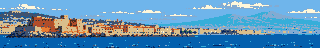
#> input picture assets/source/panorama-0.png, 320 x 48 px; its folder holds 4 pictures in this run
$ python generate_assets.py
#> lines starting #> are read from the running program, lines starting #| are printed output that depends on the picture
#!/usr/bin/env python3
"""Generate src/assets.h: the indexed palette, the five graded Bay of Naples
venues, the far-coast horizon profile, the logotype and the cup.

The PRG32 ESP32-C6 framebuffer holds one 8-bit palette index per pixel.
FairWind draws every fill with prg32_gfx_rect_indexed/pixel_indexed, so a fill
colour can sit in any of the 256 entries. Text is the exception: the firmware
font call takes RGB565 colours and quantises them to a cell of the 6x6x6 system
cube (prg32_gfx_index_for_rgb565_unlocked). Each text colour is therefore
written into its own cube cell, so the QEMU (RGB565) and ESP32-C6 (indexed)
displays show the same shade; no two text colours may share a cell.

Each venue reloads a block of palette entries: its sky, sea, haze, sun, glint
and panorama colours, graded to the light of that race day (morning at Santa
Lucia to sunset for the Naples final). Four glint entries are rotated every
few frames by the game, a classic indexed-colour shimmer on the water.
"""
from __future__ import annotations

import math
from pathlib import Path

from PIL import Image, ImageDraw

ROOT = Path(__file__).resolve().parents[1]
OUT = ROOT / "src" / "assets.h"
GEN = ROOT / "assets" / "generated"
SRC = ROOT / "assets" / "source"

NAMED = (0x0000, 0xFFFF, 0xF800, 0x07E0, 0x001F, 0xFFE0, 0x07FF, 0xF81F)


def rgb565(c):
    r, g, b = c
    return ((r >> 3) << 11) | ((g >> 2) << 5) | (b >> 3)


def rgb888(v):
    r, g, b = (v >> 11) & 31, (v >> 5) & 63, v & 31
    return ((r * 527 + 23) >> 6, (g * 259 + 33) >> 6, (b * 527 + 23) >> 6)


# [8 lines left out: function cube_index, not called in this run]


def mix(a, b, t):
    return tuple(int(round(x + (y - x) * t)) for x, y in zip(a, b))


def ramp(stops, n):
    """n colours interpolated through (position, colour) stops."""
#> called with n = 12
    out = []
    for i in range(n):
        p = i / (n - 1) if n > 1 else 0
        for (p0, c0), (p1, c1) in zip(stops, stops[1:]):
            if p0 <= p <= p1:
                out.append(mix(c0, c1, (p - p0) / (p1 - p0) if p1 > p0 else 0))
                break
    return out


# ------------------------------------------------------------- palette --
# Text colours: foreground and background of every prg32_gfx_text8 call.
TEXT = {
    "BLACK": (0, 0, 0),
    "WHITE": (255, 255, 255),
    "GOLD": (255, 204, 64),
    "CYAN": (100, 220, 246),
    "GREEN": (110, 228, 120),
    "RED": (246, 78, 70),
    "GREY": (150, 162, 182),
    "NAVY": (14, 26, 62),
    "HDR": (6, 12, 34),
    "SEL": (40, 70, 140),
    "INK": (60, 94, 124),
    # Team colours double as text (HUD kite name, lobby, results).
    "TEAM0": (40, 196, 220),
    "TEAM1": (232, 40, 48),
    "TEAM2": (142, 92, 232),
    "TEAM3": (248, 176, 20),
}

# Fill-only colours shared by every screen.
FIXED = {
    "PANEL_HI": (60, 92, 160), "PANEL_LO": (4, 8, 22), "PANEL": (20, 36, 82),
    "HULL_L": (196, 26, 32), "HULL_D": (118, 10, 20), "HULL_K": (60, 8, 12),
    "DECK_L": (232, 220, 186), "DECK_D": (170, 150, 116), "COCKPIT": (96, 82, 66),
    "CLOTH_L": (246, 244, 232), "CLOTH_D": (190, 194, 196), "CLOTH_LUFF": (150, 160, 184),
    "BATTEN": (160, 160, 150), "SPAR": (34, 34, 40),
    "TEAMD0": (16, 112, 140), "TEAMD1": (130, 22, 34), "TEAMD2": (80, 44, 150), "TEAMD3": (176, 104, 6),
    "BUOY_L": (255, 132, 20), "BUOY_D": (190, 70, 8),
    "FOAM": (236, 246, 250), "WAKE": (170, 214, 232),
    "TUFA_L": (214, 160, 96), "TUFA_D": (150, 98, 58), "CITY_L": (222, 204, 160), "CITY_D": (158, 138, 108),
    "GREEN_L": (70, 132, 62), "GREEN_D": (40, 86, 44), "SAND": (236, 214, 160),
    "GROUND": (98, 128, 70), "GROUND_D": (72, 96, 54), "ROOF": (178, 82, 50),
    "CB_GREY": (176, 184, 192), "CB_DARK": (80, 88, 98), "FLAG_BLUE": (24, 60, 196),
    "MAP_SEA": (22, 84, 150), "MAP_DEEP": (12, 50, 104), "LAYLINE": (150, 196, 246),
    "TRIM_BG": (20, 30, 60), "TRIM_OK": (30, 160, 80),
    "GOLD_D": (150, 92, 10), "GOLD_M": (218, 150, 30), "GOLD_L": (255, 218, 96), "GOLD_H": (255, 248, 210),
    "LOGO_INK": (8, 14, 40), "LOGO_SH": (2, 30, 70),
}
MENU = ramp([(0, (8, 22, 62)), (0.55, (8, 70, 128)), (1, (16, 120, 160))], 12)
for i, c in enumerate(MENU):
    FIXED[f"MENU{i}"] = c

# ---------------------------------------------------------------- venues --
VENUE_NAMES = ["SANTA LUCIA", "VESUVIUS", "CAPRI", "SORRENTO", "NAPLES"]
# Light of each race day: (sky stops, sea stops, haze, grade colour and amount,
# sun colour, sun world bearing in degrees from upwind (clockwise), elevation).
VENUE_LIGHT = [
    dict(sky=[(0, (70, 128, 214)), (0.6, (150, 196, 236)), (1, (226, 232, 236))],
         sea=[(0, (120, 168, 200)), (0.25, (40, 108, 166)), (1, (6, 46, 104))],
         haze=(170, 190, 214), grade=((210, 222, 244), 0.18), sun=(255, 246, 214), sun_at=(245, 46)),
    dict(sky=[(0, (52, 116, 210)), (0.6, (124, 182, 238)), (1, (210, 228, 244))],
         sea=[(0, (110, 170, 210)), (0.25, (30, 110, 176)), (1, (4, 44, 108))],
         haze=(150, 176, 210), grade=((255, 255, 255), 0.0), sun=(255, 252, 230), sun_at=(290, 62)),
    dict(sky=[(0, (36, 100, 206)), (0.55, (104, 172, 240)), (1, (196, 228, 250))],
         sea=[(0, (96, 176, 216)), (0.22, (16, 118, 186)), (1, (2, 48, 116))],
         haze=(140, 172, 212), grade=((120, 200, 255), 0.05), sun=(255, 255, 240), sun_at=(330, 66)),
    dict(sky=[(0, (60, 104, 190)), (0.55, (150, 172, 214)), (1, (250, 214, 168))],
         sea=[(0, (176, 172, 176)), (0.25, (44, 100, 150)), (1, (10, 42, 92))],
         haze=(186, 170, 176), grade=((255, 196, 130), 0.16), sun=(255, 236, 170), sun_at=(10, 34)),
    dict(sky=[(0, (40, 46, 120)), (0.45, (190, 96, 120)), (0.8, (250, 150, 80)), (1, (255, 214, 120))],
         sea=[(0, (236, 160, 96)), (0.2, (120, 80, 110)), (1, (20, 26, 70))],
         haze=(150, 96, 120), grade=((255, 130, 70), 0.22), sun=(255, 240, 150), sun_at=(40, 9)),
]
SKY_N, SEA_N = 14, 12


# [6 lines left out: function grade, not called in this run]


def load_panorama(scene):
    """Authored late-1990s panorama: sky made transparent, cropped at the
    waterline. Returns (rows of palette slots or None, colour list)."""
#> called with scene = 0
    im = Image.open(SRC / f"panorama-{scene}.png").convert("RGB")
#> im is the input picture: PIL image 320x48 RGB; mean R, G, B 94.7, 146.3, 184.4
    w, h = im.size
#> w = 320; h = 48
    px = im.load()
    sky = px[0, 0]
#> sky = (111, 181, 235)
    clouds = {(255, 247, 218)}
    sea_cols = {(4, 96, 174), (54, 174, 217), (2, 38, 99)}
    # Waterline: first row from the bottom half that is mostly open sea.
    water = next(y for y in range(24, h) if sum(px[x, y] in sea_cols for x in range(w)) > 250)
#> water = 37
    clear = [[False] * w for _ in range(h)]
    stack = [(x, 0) for x in range(w)]
    while stack:
        x, y = stack.pop()
        if not (0 <= x < w and 0 <= y < water) or clear[y][x]:
            continue
        c = px[x, y]
        if c == sky or (c in clouds and y < 22) or (scene == 3 and y < 24 and c in ((54, 174, 217), (111, 181, 235), (131, 171, 210), (255, 247, 218))):
            clear[y][x] = True
            stack += [(x + 1, y), (x - 1, y), (x, y + 1), (x, y - 1)]
#> this loop made 20416 passes
#> after the loop, clear = 48 items; stack = []
    # Keep only the land: pixels connected to the waterline. Floating cloud
    # fragments and haze speckles go, the game draws its own clouds.
    keep = [[False] * w for _ in range(h)]
    stack = [(x, water - 1) for x in range(w) if not clear[water - 1][x]]
#> stack = 320 pairs, first value 0 to 319, second value 36 to 36
    while stack:
        x, y = stack.pop()
        if not (0 <= x < w and 0 <= y < water) or keep[y][x] or clear[y][x]:
            continue
        keep[y][x] = True
        stack += [(x + 1, y), (x - 1, y), (x, y + 1), (x, y - 1)]
#> this loop made 25432 passes
#> (x, y) on passes 1 to 3: (319, 36), (319, 35), (319, 34)
#> after the loop, keep = 48 items; stack = []
    for y in range(water):
        for x in range(w):
            clear[y][x] = not keep[y][x]
    rows = []
    top = next(y for y in range(water) if not all(clear[y]))
#> top = 4
    for y in range(top, water):
        rows.append([None if clear[y][x] else px[x, y] for x in range(w)])
#> after the loop, rows = 33 items
    return rows


panoramas = [load_panorama(i) for i in range(5)]
#> call 2 of load_panorama, with scene = 1
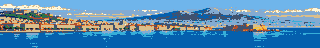
#> input picture assets/source/panorama-1.png, 320 x 48 px
#> in load_panorama, im is the input picture: PIL image 320x48 RGB; mean R, G, B 87.2, 138.8, 177.8
#> in load_panorama (call 2), `water = next(y for y in range(24, h) if sum(px[x, y] in sea_cols for x..`: water = 33
#> in load_panorama (call 2), `stack = [(x, 0) for x in range(w)]`: stack = 320 pairs, first value 0 to 319, second value 0 to 0
#> the loop in load_panorama (call 2), `while stack:` made 12036 passes
#> (x, y) on passes 2, 4, 6: (319, -1), (319, 0), (319, 1)
#> after the loop in load_panorama (call 2), `while stack:`: stack = []
#> in load_panorama (call 2), `stack = [(x, water - 1) for x in range(w) if not clear[water - 1][x]]`: stack = 320 pairs, first value 0 to 319, second value 32 to 32
#> the loop in load_panorama (call 2), `while stack:` made 30484 passes
#> (x, y) on passes 1 to 3: (319, 32), (319, 31), (319, 30)
#> call 3 of load_panorama, with scene = 2
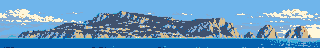
#> input picture assets/source/panorama-2.png, 320 x 48 px
#> in load_panorama, im is the input picture: PIL image 320x48 RGB; mean R, G, B 97.8, 151.1, 193
#> call 4 of load_panorama, with scene = 3
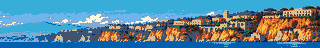
#> input picture assets/source/panorama-3.png, 320 x 48 px
#> in load_panorama, im is the input picture: PIL image 320x48 RGB; mean R, G, B 90.4, 135.6, 157.2
#> (the run stopped early here; a loop or call above may not have finished)
